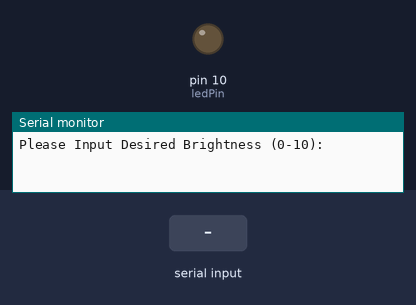
A sketch run on a simulated Arduino Uno, built with avr-gcc and run on an emulated ATmega328P. On the bench: output pins drawn as LEDs (lit = HIGH), the last lines printed to the serial monitor. The inputs (shaded band) are chosen by the test bench.

Above: at 1.2 s.
1.3 s: "30,150\n" received over Serial
At 2.5 s:
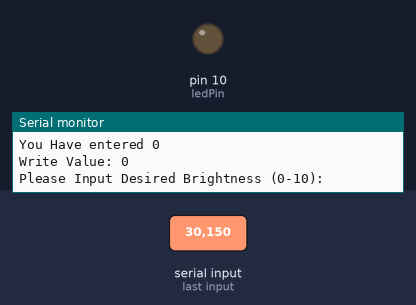
2.8 s: "5\n" received over Serial
At 3.6 s:
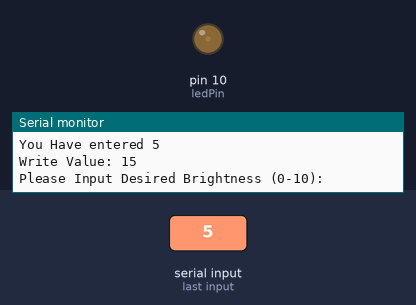
5.3 s: "30,150\n" received over Serial
At 6.7 s:
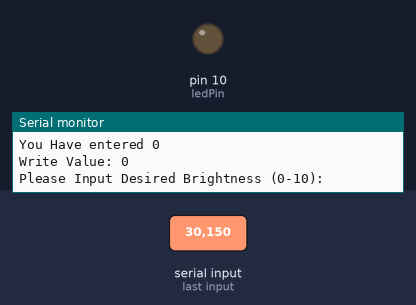
Timing chart, 0 to 8.3 s (numbered marks = the images above; inputs shaded):
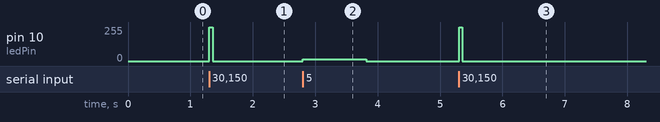

The sketch:

LEDuserInput.ino
```cpp
// int brit;
// int ledPin=10;
// float britC;
// float britF;
int ledPin=10;
int UI; //user input
int WV; //write value
int br=9600; //baud rate
int waitT=100;
String prompt = "Please Input Desired Brightness (0-10): ";
void setup() {
  // put your setup code here, to run once:
  pinMode(ledPin,OUTPUT);
  Serial.begin(br);

}

void loop() {
  // put your main code here, to run repeatedly:
  Serial.println(prompt);
  while(Serial.available()==0) {
  }
  UI = Serial.parseInt();
  Serial.print("You Have entered ");
  Serial.println(UI);
  WV = pow(2, (8./10.)*UI) - 1;
  Serial.print("Write Value: ");
  Serial.println(WV);
  analogWrite(ledPin, WV);

  // brit = Serial.parseInt();
  // britC = (255./10.)*brit;
  // britF = pow(2, (britC/31.875)) - 1;
  // Serial.print("You Have entered ");
  // Serial.println(brit);
  // Serial.print("Converted value: ");
  // Serial.println(britC);
  // Serial.println("Percievalbe value: ");
  // Serial.println(britF);
  // analogWrite(ledPin,britF);
}
```

Measured:
- after the input at 1.3 s, pin 10 (ledPin): 0/255 → 255/255 at once, → 0/255 0.05 s later
- after the input at 2.8 s, pin 10 (ledPin): 0/255 → 15/255 at once, → 0/255 1.0 s later
- after the input at 5.3 s, pin 10 (ledPin): 0/255 → 255/255 at once, → 0/255 0.05 s later
